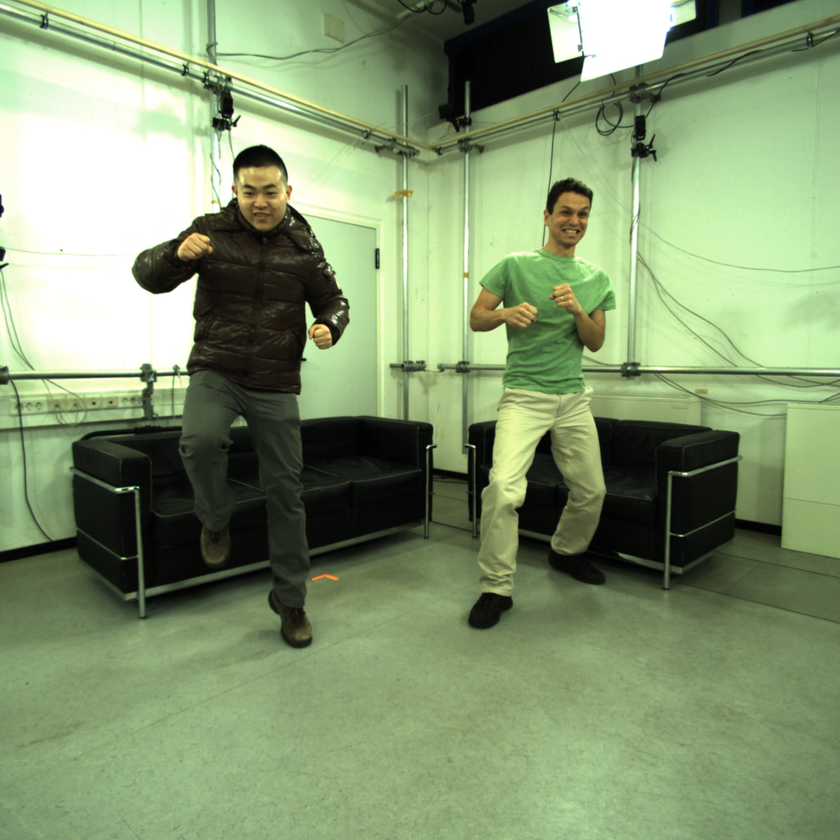
//> input picture code/DIP_1/A.png, 840 x 840 px, shrunk from 1024 x 1024 before the run
$ ./源   (built with g++ and OpenCV 4)
//> lines starting //> are read from the running program, lines starting //| are printed output that depends on the picture; after the words box and inside, x2 and y2 are one past the last pixel; in counts of white or black regions, pixels touching at a corner belong together
#include <iostream>
#include<opencv.hpp>
#include <fstream>
#include <opencv2/core/core.hpp>
#include <opencv2/imgproc/imgproc.hpp>
#include <Eigen/Dense>
using namespace Eigen;
using namespace std;
using namespace cv;
int main()
{
	MatrixXf AA=AA.Zero(32, 6);//AX=b中的A矩阵,这里为了方便，直接是最后的6个参数的求解
	Mat M;                     //用于warpAffine的参数
	VectorXf bb = bb.Zero(32);//AX=b中的b向量
	MatrixXf x;              //解向量
	MatrixXf A(2,16),B(2,16);//存储点列
	ifstream infile;         //读取点列
	infile.open("points2d_A.txt");
	double data[2][16] = {0};
	for (int i = 0; i < 16; i++)
	{
		for (int j = 0; j < 2; j++)
		{
			infile >> data[j][i];
			 A(j, i)= data[j][i];
		}
	}
	infile.close();
	infile.open("points2d_B.txt");
	for (int i = 0; i < 16; i++)
	{
		for (int j = 0; j < 2; j++)
		{
			infile >> data[j][i];
			B(j, i) = data[j][i];
			bb(i * 2 + j) = data[j][i];
		}
	}
	infile.close();
	for (int i = 0; i < 16; i++)        //根据点列填充A矩阵
	{
		AA(i*2, 0) = A(0, i);
		AA(i*2, 1) = A(1, i);
		AA(i * 2, 2) = 1;
		AA(i * 2 + 1, 3) = A(0, i);
		AA(i * 2 + 1, 4) = A(1, i);
		AA(i * 2 + 1, 5) = 1;
	}
	x = AA.jacobiSvd(ComputeThinU | ComputeThinV).solve(bb);//求解
	cout << "The least-squares solution is:\n"              //输出
		<< x<< endl;
	M = (Mat_<float>(2, 3) << 0.867084, 0.0620832,-10.0761, -0.32521,1.03748, 147.562);//这里我尝试直接用向量赋值但是好像不兼容，或者说我没找到方法
	//M = { 0.843308,0.0565015; 0.0229928,1.11922 };
	Mat a= imread("A.png");
//> a is the input picture: 840 rows x 840 cols, CV_8UC3; mean B, G, R 111.9, 150.9, 131.2
	Mat b= imread("A.png");
	warpAffine(a,b, M, b.size(),1);
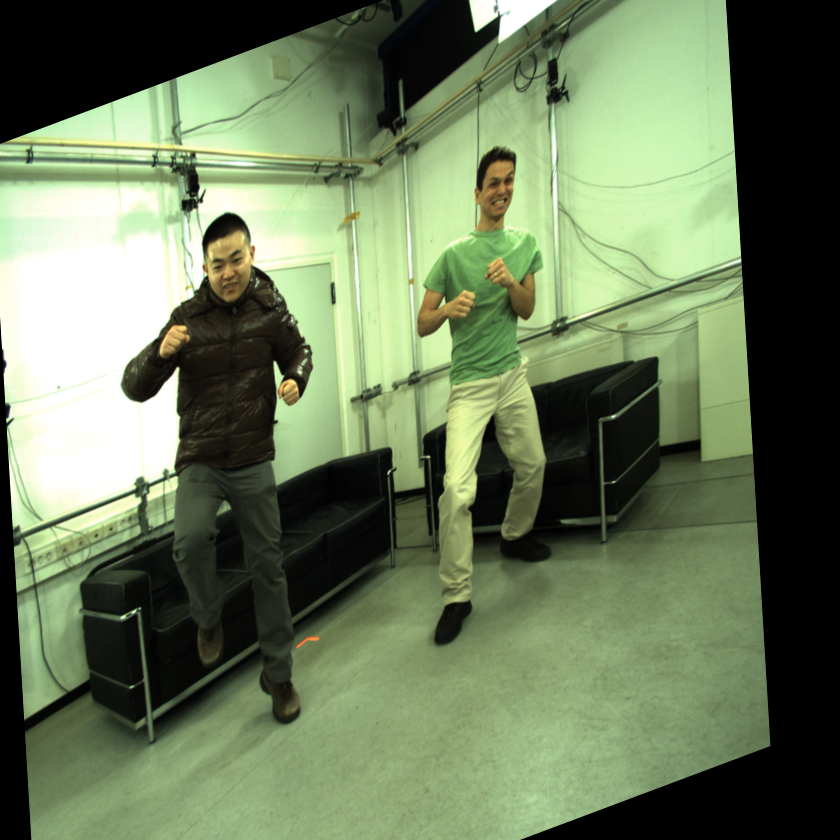
//> b: 840 rows x 840 cols, CV_8UC3; mean B, G, R 91.5, 123.5, 107.7
	for (int i = 0; i < 16; i++)//描点
	{
		Point pointInterest1, pointInterest2;//特征点，用以画在图像中
		pointInterest1.x = A(0, i);//特征点在图像中横坐标
		pointInterest1.y = A(1, i);//特征点在图像中纵坐标
		pointInterest2.x = B(0, i);//特征点在图像中横坐标
		pointInterest2.y = B(1, i);//特征点在图像中纵坐标
		circle(b, pointInterest2, 2, Scalar(0, 0, 255));
	}
//> b: 840 rows x 840 cols, CV_8UC3; 128 pixels changed, all inside (x1, y1, x2, y2) = (190, 239, 386, 757)
	imwrite("1.png", b);
	for (int i = 0; i < 16; i++)
	{
		Point pointInterest1, pointInterest2;//特征点，用以画在图像中
		pointInterest1.x = A(0, i);//特征点在图像中横坐标
		pointInterest1.y = A(1, i);//特征点在图像中纵坐标
		pointInterest2.x = B(0, i);//特征点在图像中横坐标
		pointInterest2.y = B(1, i);//特征点在图像中纵坐标
		circle(a, pointInterest1, 2, Scalar(0, 0, 255));
	}
//> a: 840 rows x 840 cols, CV_8UC3; 120 pixels changed, all inside (x1, y1, x2, y2) = (181, 197, 426, 722)
	imwrite("A1.png", a);
	Mat b2= imread("B.png");
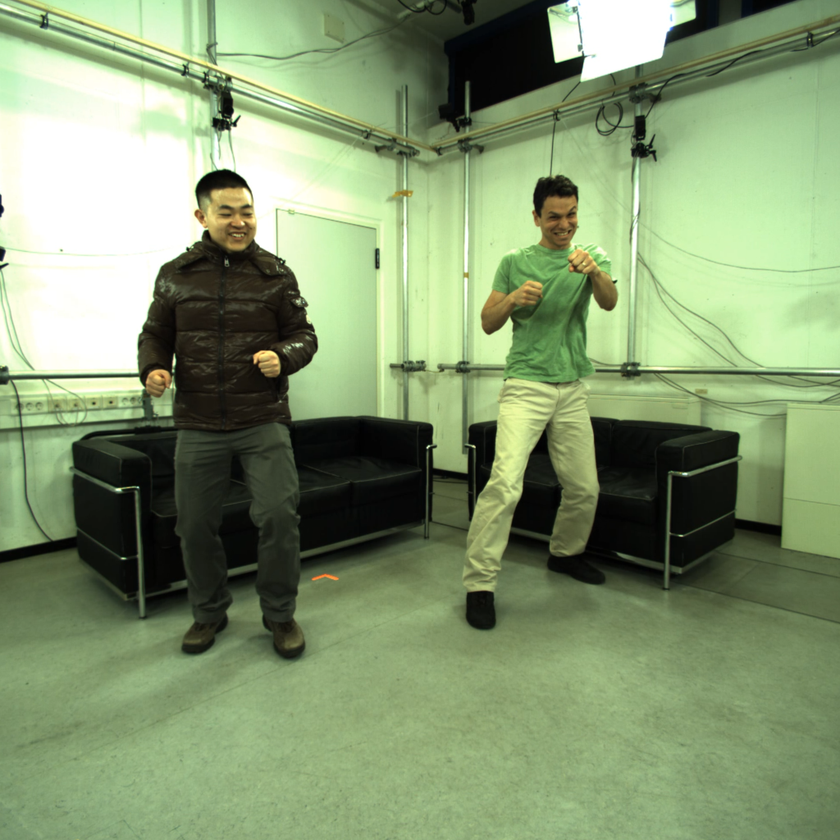
//> input picture code/DIP_1/B.png, 840 x 840 px, shrunk from 1024 x 1024 before the run
//> b2 is the input picture: 840 rows x 840 cols, CV_8UC3; mean B, G, R 112.6, 151.6, 132.1
	for (int i = 0; i < 16; i++)
	{
		Point pointInterest1, pointInterest2;//特征点，用以画在图像中
		pointInterest1.x = A(0, i);//特征点在图像中横坐标
		pointInterest1.y = A(1, i);//特征点在图像中纵坐标
		pointInterest2.x = B(0, i);//特征点在图像中横坐标
		pointInterest2.y = B(1, i);//特征点在图像中纵坐标
		circle(b2, pointInterest2, 2, Scalar(0, 0, 255));
	}
	imwrite("B1.png", b2);
	imshow("1", a);
	imshow("2",b);
	imshow("3",b2);
	waitKey(0);
	system("pause");
	return 0;
}
